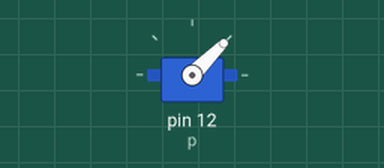
A program run on a simulated Raspberry Pi (header pin numbers). Shown: servo. Servo angles are drawn from the pulse width (0.5 ms = 0°, 2.5 ms = 180°); what the program prints to the terminal is not drawn. At 2.0 s the program stops and its outputs stay as they are.

Above: at 0.1 s.
At 1.1 s:
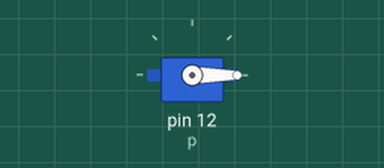
Timing chart, 0 to 2.6 s (numbered marks = the images above):
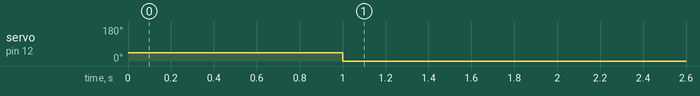

Measured:
- by itself, servo on pin 12 (p): 45° → 0° at 1.0 s

The program:

servoright.py
```python
from time import sleep
import RPi.GPIO as GPIO
GPIO.setmode(GPIO.BOARD)
GPIO.setup(12, GPIO.OUT)

p = GPIO.PWM(12, 50)  # channel=12 frequency=50Hz

#full right
print "full right"
p.start(5)
sleep(1)
p.ChangeDutyCycle(2)
sleep(1)
p.stop()
GPIO.cleanup()
```
